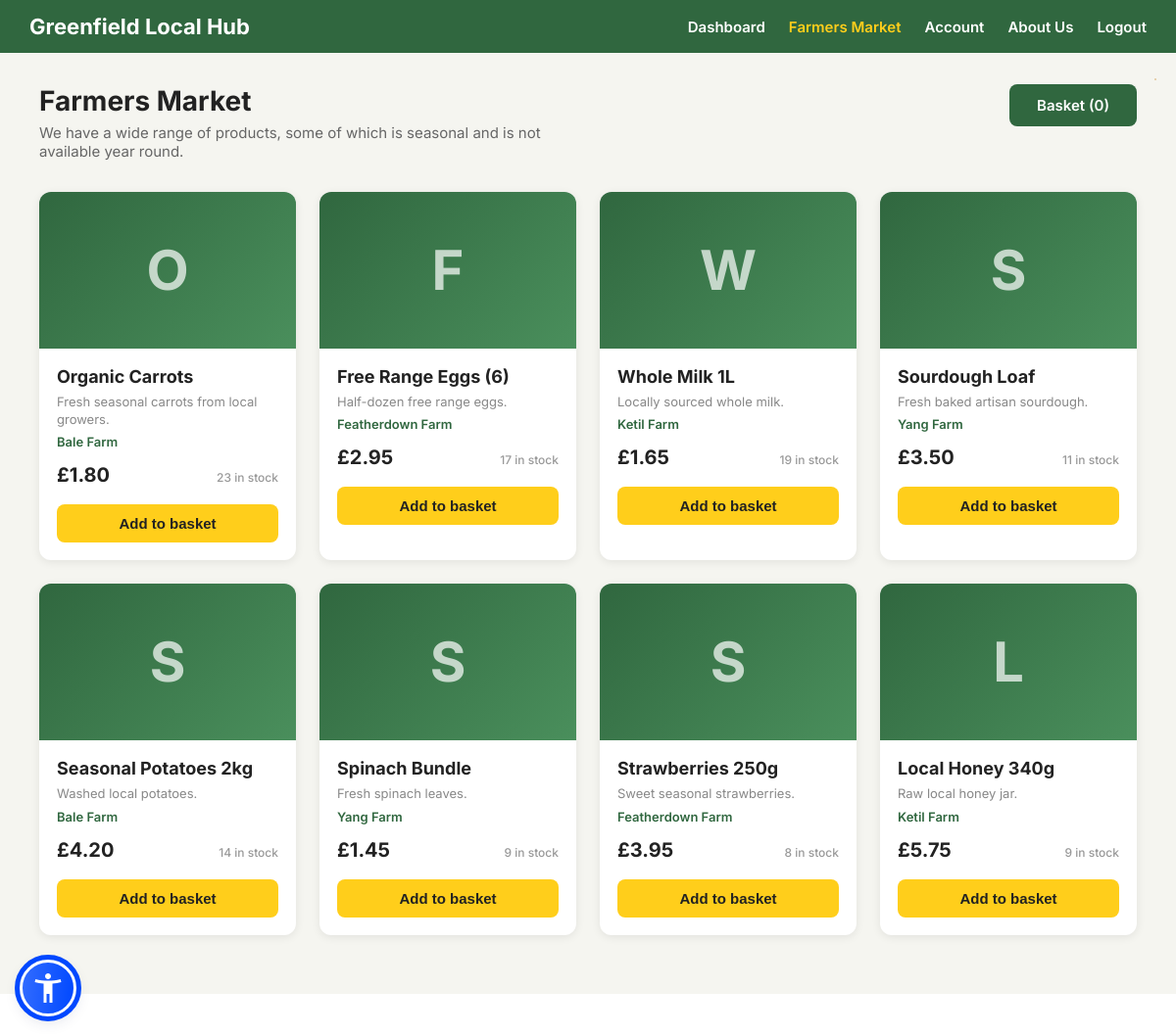
The page /customer/Farmers-Market (signed in) on the database as committed earlier.
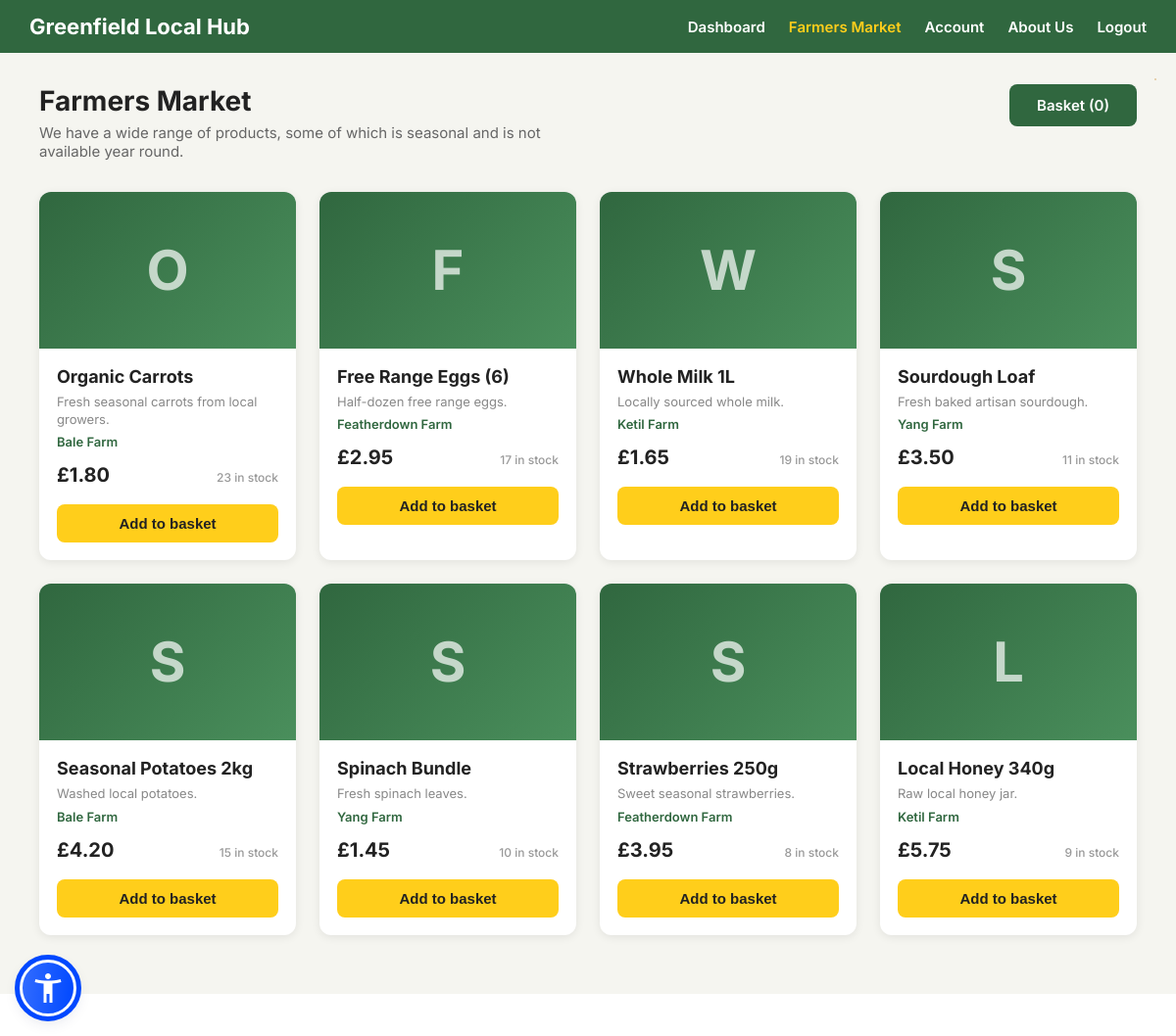
The same page on the database as committed later.
### models.py (models this page shows)
class Product(db.Model):
    __tablename__ = "products"
    product_id    = db.Column(db.Integer, primary_key=True)
    name          = db.Column(db.String(120), nullable=False)
    description   = db.Column(db.Text)
    price         = db.Column(Numeric(10, 2), nullable=False)
    stock         = db.Column(db.Integer, nullable=False, default=0)
    producer      = db.Column(SAEnum(Producers), nullable=False)
    created_at    = db.Column(db.DateTime, default=UTC_NOW)
    order_items = db.relationship("OrderItem", back_populates="product", cascade="all, delete-orphan")

### customer/routes.py (the view)
@bp.route("/Farmers-Market")
@login_required
def Farmers_Market():
    products = Product.query.filter(Product.stock > 0).all()
    return render_template("customer/Farmers-Market.html", products=products)

### app.py (called while the page is built)
@login_manager.user_loader
def load_user(user_id):
    return db.session.get(User, int(user_id))

@app.before_request
def _dump_routes_once():
    if not getattr(app, "_routes_dumped", False):
        print("\n=== ROUTES (endpoint -> url) ===")
        for r in app.url_map.iter_rules():
            print(f"{r.endpoint:25} -> {r.rule}")
        print("================================\n")
        app._routes_dumped = True

### templates/customer/Farmers-Market.html (shortened to what this page needs)
{% extends "base.html" %}
{% block extra_css %}
<link rel="stylesheet" href="{{ url_for('static', filename='css/customer/Farmers-Market.css') }}">
{% endblock %}
{% block content %}
<div class="hero">
    <div class="green-header">
        <div class="left-side">
            <h1>Greenfield Local Hub</h1>
        </div>
        <nav class="top-nav">
            <a href="{{ url_for('customer.customer_dashboard') }}">Dashboard</a>
            <a href="{{ url_for('customer.Farmers_Market') }}" class="active">Farmers Market</a>
            <a href="{{ url_for('auth.profile') }}">Account</a>
            <a href="{{ url_for('public.about_us') }}">About Us</a>
            <a href="{{ url_for('auth.logout') }}">Logout</a>
        </nav>
    </div>
    <div class="market-body">
        <div class="market-header">
            <div>
                <h2 class="market-title">Farmers Market</h2>
                <p class="market-subtitle">We have a wide range of products, some of which is seasonal and is not available year round.</p>
            </div>
            {% set basket = session.get('basket', {}) %}
            {% set basket_count = basket.values()|list|sum if basket else 0 %}
            <a href="{{ url_for('customer.checkout') }}" class="btn-basket">
                Basket ({{ basket_count }})
            </a>
        </div>
        {% if products %}
        <div class="product-grid">
            {% for product in products %}
            <div class="product-card">
                <div class="product-img" aria-hidden="true">
                    <span class="product-initial">{{ product.name[0] | upper }}</span>
                </div>
                <div class="product-info">
                    <h3 class="product-name">{{ product.name }}</h3>
                    {% if product.description %}
                    <p class="product-desc">{{ product.description | truncate(60) }}</p>
                    {% endif %}
                    <p class="product-source">{{ product.producer.value | replace('_', ' ') | title }}</p>
                    <div class="product-bottom">
                        <span class="product-price">£{{ "%.2f" | format(product.price) }}</span>
                        <span class="product-stock">{{ product.stock }} in stock</span>
                    </div>
                    <form method="POST" action="{{ url_for('customer.add_to_basket', product_id=product.product_id) }}">
                        <button type="submit" class="btn-add">Add to basket</button>
                    </form>
                </div>
            </div>
            {% endfor %}
        </div>
        {% else %}
        <div class="empty-state">
            <p>No products are available right now. Check back soon!</p>
        </div>
        {% endif %}
    </div>
</div>
{% endblock %}

Rows that differ between the two databases and show on the page:
changed Product "Seasonal Potatoes 2kg": stock "14" → "15"
changed Product "Spinach Bundle": stock "9" → "10"
